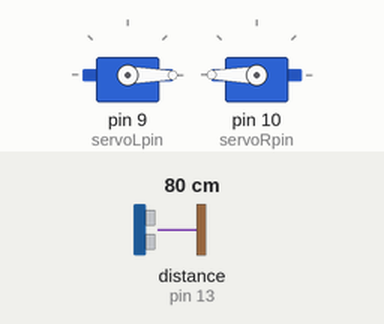
Simulated run of this sketch. Board: Arduino Uno, built with avr-gcc and run on an emulated ATmega328P. Shown: 2 × servo. Wiring (inferred from the names in the program): ultrasonic range finder: trigger pin 12; echo pin 13. The inputs (shaded band) are chosen by the test bench; at power-on: distance to the obstacle (sensor on pin 13) 80 cm. The echo pulse lasts 58.3 µs per cm; random numbers use the default seed unless the sketch sets one.

Above: at 1.3 s.
1.4 s: distance to the obstacle (sensor on pin 13) set to 9 cm
At 1.8 s:
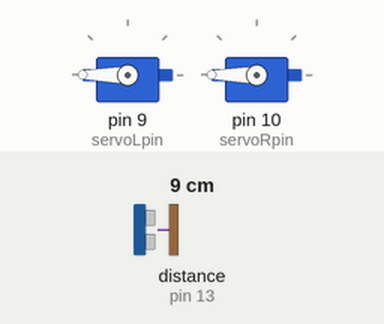
3.0 s: distance to the obstacle (sensor on pin 13) set to 16 cm
4.5 s: distance to the obstacle (sensor on pin 13) set to 21 cm
At 5.7 s:
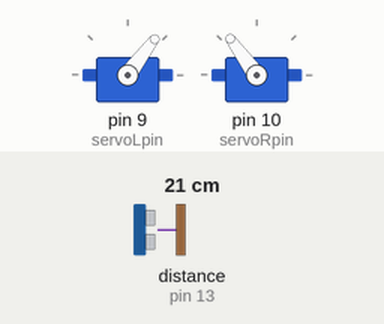
6.0 s: distance to the obstacle (sensor on pin 13) set to 35 cm
At 6.5 s:
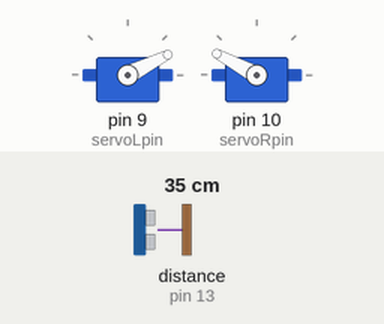
7.5 s: distance to the obstacle (sensor on pin 13) set to 2 cm
At 8.4 s:
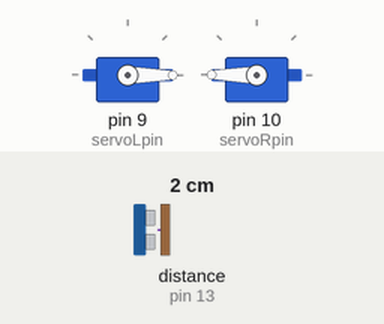
9.0 s: distance to the obstacle (sensor on pin 13) set to 6 cm
At 10.2 s:
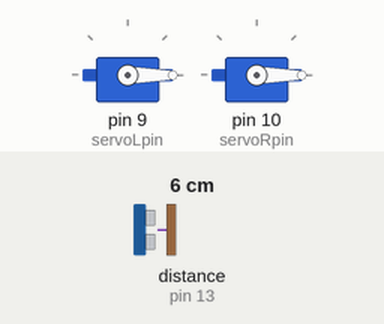
Timing chart, 0 to 13.0 s (numbered marks = the images above; inputs shaded):
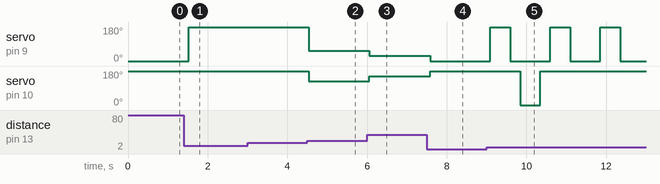

Measured:
- the behaviour switches between 18 and 19 cm on distance to the obstacle (sensor on pin 13) (found by bisection; images 1 and 2)
- after the input at 1.4 s, servo on pin 9 (servoLpin): 0° → 180° after 0.13 s
- after the input at 3.0 s, every drawn part: stays the same
- after the input at 4.5 s, servo on pin 9 (servoLpin): 180° → 53° at once; servo on pin 10 (servoRpin): 180° → 126° at once
- after the input at 6.0 s, servo on pin 9 (servoLpin): 53° → 27° after 0.06 s; servo on pin 10 (servoRpin): 126° → 152° after 0.06 s
- after the input at 7.5 s, servo on pin 9 (servoLpin): 27° → 0° after 0.08 s; servo on pin 10 (servoRpin): 152° → 180° after 0.08 s
- after the input at 9.0 s, servo on pin 9 (servoLpin): goes 180° 0.50 s, 0° 1.0 s, 180° 0.50 s, 0° 0.76 s, 180° 0.50 s, then 0°, starting after 0.09 s; servo on pin 10 (servoRpin): 180° → 0° after 0.84 s, → 180° 0.50 s later

The sketch:

les04_ontwijkobjecten.ino
```cpp
/******************************/
/* Echo device om afstand te meten
/*  Geavanceerd: zonder de code te blokkeren, we kunnen dus
/*  verder rijden en draaien terwijl we afstand meten
/*  Hier rijden we en ontwijken we alle objecten.
/******************************/

#include <Servo.h>
#include "DistSens.h"

Servo servo1;
Servo servo2;
DistSens distsens;

// positie servo's. Start: stilstaan
// waarde in percenten -100 .. 100
int servL = 0;
int servR = 0;
#define servoLpin 9
#define servoRpin 10

// bijhouden tijd
unsigned long timesec,   timesecbegin  =0UL;
unsigned long timemilli, timemillibegin=0UL;
unsigned long timemicro, timemicrobegin=0UL;

// alles rond afstand:
#define trigPin 12
#define echoPin 13
//maximum afstand in cm die we willen zien
#define MAX_AFSTAND 50.
//minimum afstand die sensor kan zien in cm
#define MIN_AFSTAND 6
//variabelen om mee te rekenen
float afstand=0;

//andere variabelen
int munt=0;

void setup() {
  distsens.attach(trigPin, echoPin);
  distsens.setMinMax(MIN_AFSTAND, MAX_AFSTAND);
  servo1.attach(servoLpin);
  servo2.attach(servoRpin);
  set_servos(servL, servR); //startsnelheid
  dotime();                 //tijd bijhouden
  randomSeed(analogRead(0));
}

void loop() {
  dotime();
  // gebruik hier een van de afstandsmeting methoden
  //afstand = distsens.distSimple();
  afstand = distsens.distTimeout();
  //afstand = distsens.distNoblock(); //NEE. We hebben een delay!
  if (afstand == 0) {
    //niets te zien, rij voorruit
    vooruit();
    munt = random(2);
  } else if (afstand < 18) {
    //iets voor onze neus, hard draaien
    if (munt == 0) { linkshard();
    } else {         rechtshard();
    }
    //minstens halve seconde
    delay(500);
  } else {
    //vertraag tot aan 10cm
    set_servos(afstand/MAX_AFSTAND*100, afstand/MAX_AFSTAND*100);
  }
}

/* handige korte functies voor typische beweging
 */
 void vooruit()        {set_servos( 100,  100); }
 void vooruit(int v)   {set_servos(   v,    v); }
 void achteruit()      {set_servos(-100, -100); }
 void achteruit(int v) {set_servos(  -v,   -v); }
 void links()          {set_servos(   0,  100); }
 void links(int v)     {set_servos(   0,    v); }
 void rechts()         {set_servos( 100,    0); }
 void rechts(int v)    {set_servos(   v,    0); }
 void linkshard()      {set_servos(-100,  100); }
 void linkshard(int v) {set_servos(  -v,    v); }
 void rechtshard()     {set_servos( 100, -100); }
 void rechtshard(int v){set_servos(   v,   -v); }
 void stopauto()       {set_servos(   0,    0); }

/* De servo's snelheden geven in percent van de
   maximale snelheid.
 */
void set_servos(int links, int rechts)
{
  //testen van de input
  if (links > 100) links = 100;
  if (links < -100) links = -100;
  if (rechts > 100) rechts = 100;
  if (rechts < -100) rechts = -100;
  //waarde sturen naar de servo als verschillend van huidige
  if (links != servL) {
    servo1.write(90-links*90/100.);
    servL = links;
  }
  if (rechts != servR) {
    //opgelet, rechts staat tegengesteld, dus maal -1 !!
    servo2.write(90+rechts*90/100.);
    servR = rechts;
  }
}
/* Opslaan van de tijd
 */
void dotime()
{
  timemilli = millis()-timemillibegin;
  timemicro = micros()-timemicrobegin;
  timesec = timemilli/1000;
}
void resettime()
{
    timemillibegin = timemilli;
    timemicrobegin = timemicro;
    timemilli = 0UL; timemicro=0UL; timesec=0UL;
}
```

DistSens.h
```cpp
 /*
Bibliotheek om met afstandsensoren te werken
Library to work with distance sensors


  A distance sensor is activated by creating an instance of the DistSens class
  and passing the desired trigger and echo pin to the attach() method.

  You can now request a distance measurement in several ways.
  The methods are:
    attach(pintrig, pinecho) - what pins to listen on
    stop()                   - deactivate, all distance measurements will return 0.
    start()                  - activate again after a deactivate
    setMinMax(min, max)      - set minimum and maximum distance to measure. Default: 3.5cm and 50cm
    setResolution(res)       - set lowest interval to allow remeasure of distance in microsec
                               default = 250000UL = 250 millisec = 1/4 sec
                               A measurement before this time has past will return the old distance
    distSimple()             - distance measurement that will block the sketch for an unknown amount
                               of time
    distTimeout()            - distance measurement that will block the sketch maximally for the
                               time needed for sound to go to maximum distance set by setMinMax + 1ms
                               This time is 2*max/(speed of sound) + 1
    distNoblock()            - distance measurement that will return in less than 1ms a value.
                               the last measurement is returned as long as a new measurement was not
                               performed. This method will only return correct results if called in a
                               loop() function that uses no delay and calls this function every time.
                               Use this function if you have several sensors to act upon, and don't
                               want the distance sensor blocking updates needed for the other sensors
*/

#ifndef DISTSENS_H
#define DISTSENS_H

#include <Arduino.h>


//snelheid van geluid in lucht in cm/micros
#define SPEED_SOUND 0.034

class DistSens
{
public:
  DistSens(){
    //set defaults
    minafstand          =  50;
    maxafstand          =  3.5;
    //hoe vaak afstand meten in microseconds
    measure_resolution  = 250000UL;  //= 250 ms = 1/4s
    afstand             = 0;
    laatste_afst_meas   = 0UL;
    timeout_echo        = (2* maxafstand+1) / SPEED_SOUND;
    dotrig              = false;
    inecholoc           = false;
  };
  void attach(int pintrig, int pinecho){
    pinMode(pintrig, OUTPUT); trigpin=pintrig;
    pinMode(pinecho, INPUT);  echopin=pinecho;
    start();
  };
  void stop(){active=false;afstand=0.;};
  void start(){active=true;afstand=0.;};
  void setMinMax(float minafst, float maxafst){
    minafstand = minafst;
    maxafstand = maxafst;
    timeout_echo = (2* maxafstand+1) / SPEED_SOUND;
  };
  void setResolution(unsigned long res) {
    measure_resolution = res;
  };

public:
  /*** Meten van afstand op twee pinnen, waarden tussen min/max teruggeven
       Deze functie blokkeert je sketch.
       Geen controle op de duurtijd van de afstandsmeting!
    **/
  float distSimple(){
    if (this->active) {
      timemicro = micros();
      if (timemicro-laatste_afst_meas < measure_resolution){
        //nog geen nieuwe meting doen! Oude afstand teruggeven
        return afstand;
      }
      int duration;
      digitalWrite(trigpin, HIGH); // klaarmaken voor puls
      delayMicroseconds(1000);     // 1 ms wachten
      digitalWrite(trigpin, LOW);  // puls afgevuurd !!
      duration = pulseIn(echopin, HIGH); //wacht op echo in millisec
      //antwoord in millisec, met snelheid geluid berekenen we afstand
      afstand =  (duration/2.) / (1000*SPEED_SOUND);
      laatste_afst_meas = micros();
      if (afstand < minafstand || afstand > maxafstand){
          afstand = 0.;
      }
      return afstand;
    } else return 0.;
  };
  /*** Meten van afstand op twee pinnen, waarden tussen min/max teruggeven
       Deze functie blokkeert je sketch.
       Duurtijd is maximaal de duur die geluid nodig heeft om maxafst te meten + 1ms
    **/
  float distTimeout(){
    if (this->active) {
      timemicro = micros();
      if (timemicro-laatste_afst_meas < measure_resolution){
        //nog geen nieuwe meting doen! Oude afstand teruggeven
        return afstand;
      }
      digitalWrite(trigpin, HIGH); // klaarmaken voor puls
      delayMicroseconds(1000);     // 1 ms wachten
      digitalWrite(trigpin, LOW);  // puls commando gegeven!!
      unsigned long echodurationstart = micros();
      bool contwait = true;
      inecholoc = false;
      unsigned char echoval;

      while (contwait) {
        //tijd voor echo begint te lopen als echoPin HIGH is
        echoval = digitalRead(echopin);
        if (echoval == HIGH) {
          //// puls afgevuurd !! start timing
          echodurationstart = micros();
          inecholoc = true;
          contwait = false;
        } else if (micros() - echodurationstart > 800UL) {
            //iets fout, dit duurt te lang! jump out of loop
          contwait = false;
          inecholoc = false;
        }
      }
      unsigned long echoduration = 0UL;
      while (inecholoc) {
        //we zijn aan het wachten op echo
        echoval = digitalRead(echopin);
        //Als pin LOW wordt is echo aangekomen
        if (echoval == LOW) {
          //echo ontvangen, bereken de duur
          echoduration = micros()-echodurationstart;
          inecholoc = false;
        } else if (micros()-echodurationstart > timeout_echo) {
          //lang genoeg gewacht! Stop.
          echoduration = 0UL;
          inecholoc = false;
        }
      }
      laatste_afst_meas = micros();
      afstand = (echoduration/2.) * SPEED_SOUND;
      if (afstand < minafstand || afstand > maxafstand){
          afstand = 0.;
      }
      return afstand;
    } else return 0.;
  };

  /*** Meten van afstand op twee pinnen, waarden tussen min/max teruggeven
       Deze functie blokkeert je sketch niet, je hebt een antwoord binnen 1ms.
       Zolang geen nieuwe afstand berekend is, krijg je de waarde van de oude afstand
       terug.
    **/
  float distNoblock(){
    timemicro=micros();
    bool updated_dist = false;
    // meet afstand eens elke xx seconds
    // 5 mogelijkheden:
    //  1. nog niet nodig een nieuwe meting te doen
    //  2. maak klaar om meting te doen
    //  3. stuur commando om puls uit te sturen
    //  4. controleer of puls uitgestuurd is
    //  5. puls gestuurd, wacht op echo
    if (timemicro-laatste_afst_meas < measure_resolution){
      // nog niet lang genoeg sinds vorige meting, niets doen
      dotrig = true;
      inecholoc = false;
    } else if (!inecholoc && dotrig == true){
      dotrig = false;
      // Klaarmaken om puls uit te sturen
      digitalWrite(trigpin, HIGH);
    } else if (!inecholoc && timemicro-laatste_afst_meas > measure_resolution + 100UL){
      //lang genoeg gewacht, bepaal nieuwe afstand, emit sound (8x40kHz pulses):
      echodurationstart = micros();
      digitalWrite(trigpin, LOW);
      //catch echo, determine afstand
      bool contwait = true;
      while (contwait) {
        //timing starts running when pin reads HIGH
        if (digitalRead(echopin) == HIGH) {
          //start timing
          echodurationstart = micros();
          contwait = false;
          inecholoc = true;
        } else if (micros() - echodurationstart > 800UL) {
          //timeout, jump out of loop
          contwait = false;
          inecholoc = false;
          echoduration = 0UL;
          updated_dist = true;
        }
      }
    } else if (inecholoc) {
      //we are waiting for the echo, we test the echo pin
      //if we read LOW, timing ends
      if (digitalRead(echopin) == LOW) {
        //echo received, new echoduration value
        echoduration = timemicro-echodurationstart;
        inecholoc = false;
        updated_dist = true;
      } else if (timemicro-echodurationstart > timeout_echo) {
        echoduration = 0UL;
        inecholoc = false;
        updated_dist = true;
      }
    }
    if (updated_dist) {
      afstand = (echoduration/2.) * SPEED_SOUND;
      if (afstand < minafstand || afstand > maxafstand){
        afstand = 0.;
      }
      //set time of this dist meas, so it does not happen again too fast
      laatste_afst_meas = micros();
    }
    return afstand;
  }
private:
  int           trigpin;
  int           echopin;
  bool          active;
  float         minafstand;
  float         maxafstand;
  unsigned long timeout_echo;
  unsigned long measure_resolution;
  unsigned long timemicro;
  bool          dotrig;
  bool          inecholoc;
  unsigned long echodurationstart;
  unsigned long echoduration;

  float         afstand;
  unsigned long laatste_afst_meas;
};


#endif
```
